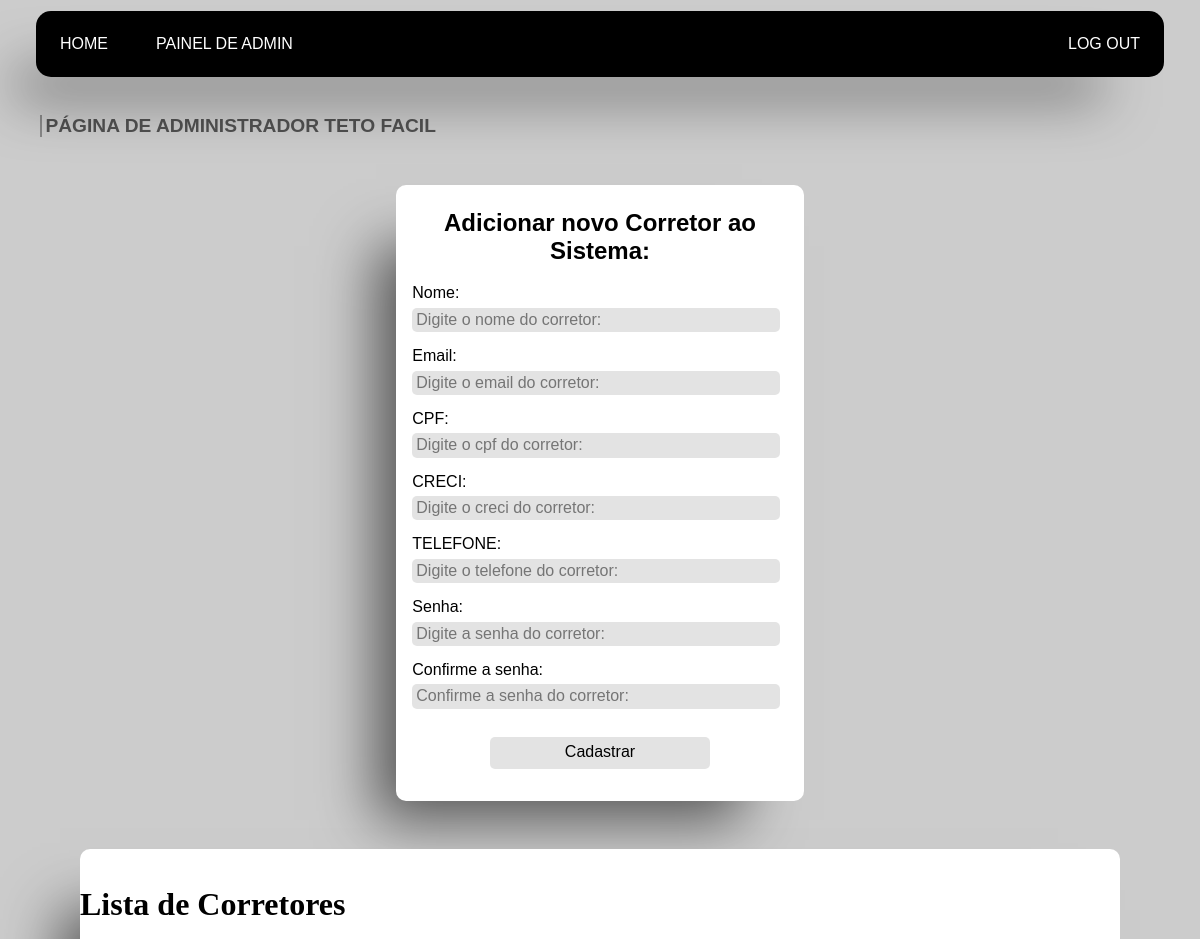
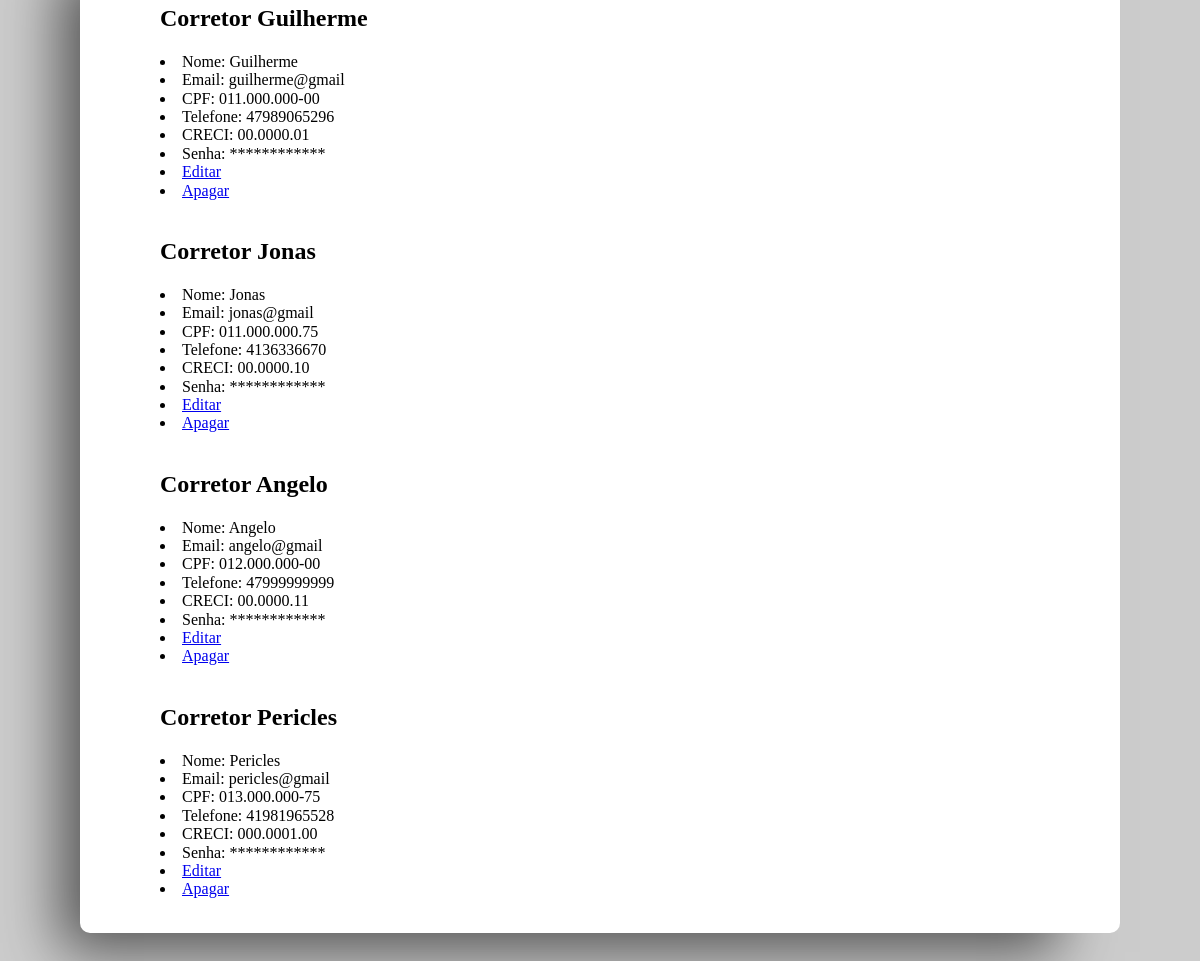
/frontEnd/adminPage.php (signed in), run on the app's committed database (2 pictures, top to bottom).
### tables this page shows
CREATE TABLE IF NOT EXISTS corretores(
	id_corretor INT PRIMARY KEY AUTO_INCREMENT,
    nome VARCHAR(100) NOT NULL,
    email VARCHAR(100) NOT NULL,
    senha CHAR(255) NOT NULL,
    creci VARCHAR(100) NOT NULL,
    cpf VARCHAR(100) NOT NULL,
    telefone VARCHAR(100) NOT NULL
);

### database/database.php (called while the page is built, shortened)
<?php
class Database{
    private $table;
    private $connection;
    public function __construct($table = null){
        $this->table = $table;
    }
    private function setConnection(){
        try{
            $this->connection = new PDO('mysql:host='.self::HOST.';dbname='.self::NAME, self::USER, self::PASSWORD);
            $this->connection->setAttribute(PDO::ATTR_ERRMODE, PDO::ERRMODE_EXCEPTION);
        }catch(PDOException $e){
            die("ERROR: Could not connect. " . $e->getMessage());
        }
    }
    public function execute($query, $params = []){
        try{
            $statement = $this->connection->prepare($query);
            $statement->execute($params);
            return $statement;
        }catch(PDOException $e){
            die("ERROR: Could not able to execute $query. " . $e->getMessage());
        }
    }
    public function select($where = null, $order = null, $limit = null, $fields = null){
        $where = strlen($where) ? 'WHERE '.$where : '';
        $order = strlen($order) ? 'ORDER BY '.$order : '';
        $limit = strlen($limit) ? 'LIMIT '.$limit : '';
        $fields = strlen($fields) ? $fields : '*';
        $query = 'SELECT '.$fields.' FROM '.$this->table.' '.$where.' '.$order.' '.$limit;
        return $this->execute($query);
    }
}

### users.php (called while the page is built, shortened)
<?php
require_once "database/database.php";
class classUsuario{
    protected $id;
    protected $name;
    protected $email;
    protected $password;
    protected $cpf;
    protected $telefone;
    public function getId(){
        return $this->id;
    }
    public function getName(){
        return $this->name;
    }
    public function getEmail(){
        return $this->email;
    }
    public function getPassword(){
        return $this->password;
    }
    public function getCpf(){
        return $this->cpf;
    }
    public function getTelefone(){
        return $this->telefone;
    }
}
class classCorretor extends classUsuario{
    private $creci;
    public function getCreci(){
        return $this->creci;
    }
    public function setUserFromDatabase($id, $name, $email, $password, $cpf, $telefone, $creci = null){
        $this->id = $id;
        $this->name = $name;
        $this->email = $email;
        $this->password = $password;
        $this->cpf = $cpf;
        $this->telefone = $telefone;
        $this->creci = $creci;
    }
    public static function getAllStateAgentsfromBd(){
        $StateAgents = array();
        $database = new database('corretores');
        $result = $database->select("id_corretor > 1");
        if($result->rowCount() > 0){
            while($row = $result->fetch()){
                $auxStateAgent = new classCorretor();
                $auxStateAgent->setUserFromDatabase($row['id_corretor'],
                $row['nome'], $row['email'], $row['senha'], $row['cpf'], $row['telefone'], $row['creci']);
                array_push($StateAgents, $auxStateAgent);
            }
        }
        return $StateAgents;
    }
}
?>

### frontEnd/adminPage.php (the view, shortened to what this page needs)
<?php
    include_once '../users.php';
    if(isset($_SESSION['id'])){
    $level = $_SESSION['level'];
    }
 ?>
<!DOCTYPE html5>
<html lang="en">
<head>
    <link rel="stylesheet" href="Stylesheets/normalize.css">
    <link rel="stylesheet" href="Stylesheets/admin_mint.css">
</head>
<body>
    <nav class="main-nav">
    <ul>
          <li><a href="homepage.php">Home</a></li>
          <?php
              if($level == 0 || $level == 1 && $_SESSION['id'] != 1){
                  echo '<li><a href="userPage.php">Minha Conta</a></li>';
                  echo '<li><a href="homepage.php?op=1">Log Out</a></li>';
              }
              else if(!isset($_SESSION['id'])){
                  echo '<li><a class="lasts-li" href="loginpage.php">Log In</a></li>';
              }
              else if($level != null && $level == 1 && $_SESSION['id'] == 1){
                  echo '<li ><a href="adminPage.php">Painel de Admin</a></li>';
                  echo '<li><a href="homepage.php?op=1">Log Out</a></li>';
              }
          ?>
      </ul>
  </nav>
    <h1 class="pagetitle">Página de Administrador Teto Facil</h1>
    <div class="inputArea">
        <h2>Adicionar novo Corretor ao Sistema:</h2>
        <form class="forms" action="../login.php" method="post" id="formCorretor">
            <label for="name">Nome:</label>
            <input class="textarea" type="text" name="name" id="name" placeholder="Digite o nome do corretor: " maxlength="20" required>
            <br>
            <label for="email">Email:</label>
            <input type="email" name="email" id="email" placeholder="Digite o email do corretor: " maxLenght="30" required>
            <br>
            <label for="cpf">CPF:</label>
            <input type="text" name="cpf" id="cpf" placeholder="Digite o cpf do corretor: " required>
            <br>
            <label for="creci">CRECI:</label>
            <input type="text" name="creci" id="creci" placeholder="Digite o creci do corretor: " required>
            <br>
            <label for="telefone">TELEFONE:</label>
            <input type="text" name="telefone" id="telefone" placeholder="Digite o telefone do corretor: " required>
            <br>
            <label for="password">Senha:</label>
            <input type="password" name="password" id="password" placeholder="Digite a senha do corretor: " maxLenght="12" required>
            <br>
            <label for="passwordconfirm">Confirme a senha:</label>
            <input type="password" name="passwordconfirm" id="passwordconfirm" placeholder="Confirme a senha do corretor: " maxLenght="12" required>
            <br>
            <button class="button-form" type="submit" name="acao" value="cadastrar" onclick = "validate()">Cadastrar</button>
        </form>
    </div>
    <div class="infoAdmin">
        <h1>Lista de Corretores</h1>
        <?php
            $StateAgentsArray = classCorretor::getAllStateAgentsfromBd();
            if(sizeof($StateAgentsArray) > 0){
                for($i = 0; $i < sizeof($StateAgentsArray); $i++){
                    echo "<div class = divAdmin>";
                    echo "<h2>Corretor ".$StateAgentsArray[$i]->getName(). "</h2>";
                    echo "<li>Nome: ".$StateAgentsArray[$i]->getName()."</li>";
                    echo "<li>Email: ".$StateAgentsArray[$i]->getEmail()."</li>";
                    echo "<li>CPF: ".$StateAgentsArray[$i]->getCpf()."</li>";
                    echo "<li>Telefone: ".$StateAgentsArray[$i]->getTelefone()."</li>";
                    echo "<li>CRECI: ".$StateAgentsArray[$i]->getCreci()."</li>";
                    echo "<li>Senha: ************</li>";
                    echo "<li ><a href='editStateAgent.php?id=".$StateAgentsArray[$i]->getId()."&email=".$StateAgentsArray[$i]->getEmail()."&cpf=".$StateAgentsArray[$i]->getCpf()."&telefone=".$StateAgentsArray[$i]->getTelefone()."&creci=".$StateAgentsArray[$i]->getCreci()."&password=".$StateAgentsArray[$i]->getPassword()."&name=".$StateAgentsArray[$i]->getName()."'>Editar</a></li>";
                    echo "<li><a href='adminPage.php?op=deleteStateAgent&id=".$StateAgentsArray[$i]->getId()."'>Apagar</a></td>";
                    echo "</li>";
                    echo "<br>";
                    echo "</div>";
                }
            }else{
                echo "<tr>";
                echo "<td colspan='7'><h2 style= text-align:center ,>Não há corretores cadastrados</h2></td>";
                echo "</tr>";
            }
        ?>
    </div>
</body>
</html>

### frontEnd/Stylesheets/admin_mint.css (style rules this page uses)
body { background-color: #CCC; }
.main-nav { position: fixed; top: 0; width: 94%; margin: 11px 3% 2em 3%; border-radius: 15px; background-color: black; box-shadow: -41px 40px 55px -21px rgba(0, 0, 0, 0.586); }
.main-nav ul { margin: 0%; padding: 0%; }
.main-nav li { list-style: none; text-transform: uppercase; display: inline; float: left; font-family: 'Raleway', sans-serif; }
.main-nav li a { float: left; border: inherit; padding: 1.5em 1.5em; margin: 0%; color: white; text-decoration: none; display: block; }
.main-nav li:first-child ,.main-nav li:first-child a { border-radius: 15px 0px 0px 15px; }
.main-nav li:last-child, .main-nav li:last-child a { float: right; border-radius: 0px 15px 15px 0px; font-family: ; }
.pagetitle { margin-top: 6em; margin-left: 3.3%; padding-left: 0.2em; transition: color .2s linear, border .2s linear; font-family: 'Raleway', sans-serif; font-size: larger; color: #0000009a; text-transform: uppercase; border-left: 2px solid #888; }
.inputArea { background-color: #fff; margin-top: 3em; margin-left: 33%; margin-right: 33%; border-radius: 10px; box-shadow: -41px 40px 55px -21px rgba(0, 0, 0, 0.586); margin-bottom: 3em; padding-bottom: 1em; }
.inputArea h2 { padding-top: 1em; text-align: center; font-family: 'Raleway', sans-serif; }
.forms { border-radius: 5px; font-family: 'Raleway', sans-serif; }
.button-form { border: 2px solid transparent; background-color: #ddddddce; border-radius: 5px; outline: none; font-size: 100%; height: 2em; width: 54%; margin-top: 0.8em; margin-right: 23%; margin-left: 23%; }
input { width: 90%; }
label { padding-bottom: 5px; }
label,input { margin-left: 4%; }
label, textarea, select { display: inline-block; width: 100%; box-sizing: border-box; }
input, textarea, select { background: #ddddddce; border-radius: 5px; border: 2px solid transparent; margin-bottom: 15px; }
button { border: 2px solid transparent; background-color: #ddddddce; border-radius: 5px; outline: none; font-size: 100%; height: 2em; width: 54%; margin-top: 0.8em; margin-right: 23%; margin-left: 23%; }
.infoAdmin { background-color: #fff; margin-left: 5em; margin-right: 5em; border-radius: 10px; box-shadow: -41px 40px 55px -21px rgba(0, 0, 0, 0.586); margin-bottom: 5em; padding-bottom: 1em; padding-top: 1em; }
.divAdmin { padding-left: 5em; border-color: #000; }

### data on the page
corretores: nome "Guilherme", email "guilherme@gmail", cpf "011.000.000-00", telefone "47989065296", creci "00.0000.01"
corretores: nome "Jonas", email "jonas@gmail", cpf "011.000.000.75", telefone "4136336670", creci "00.0000.10"
corretores: nome "Angelo", email "angelo@gmail", cpf "012.000.000-00", telefone "47999999999", creci "00.0000.11"
corretores: nome "Pericles", email "pericles@gmail", cpf "013.000.000-75", telefone "41981965528", creci "000.0001.00"
